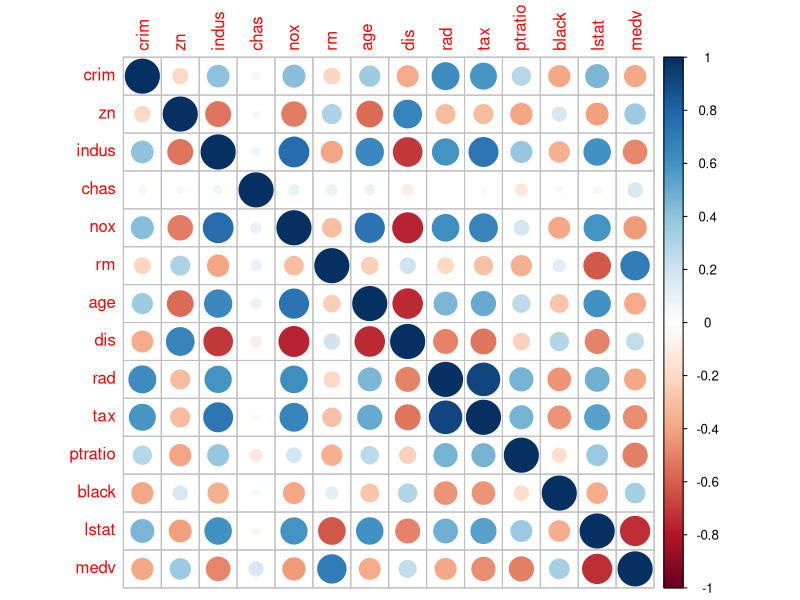
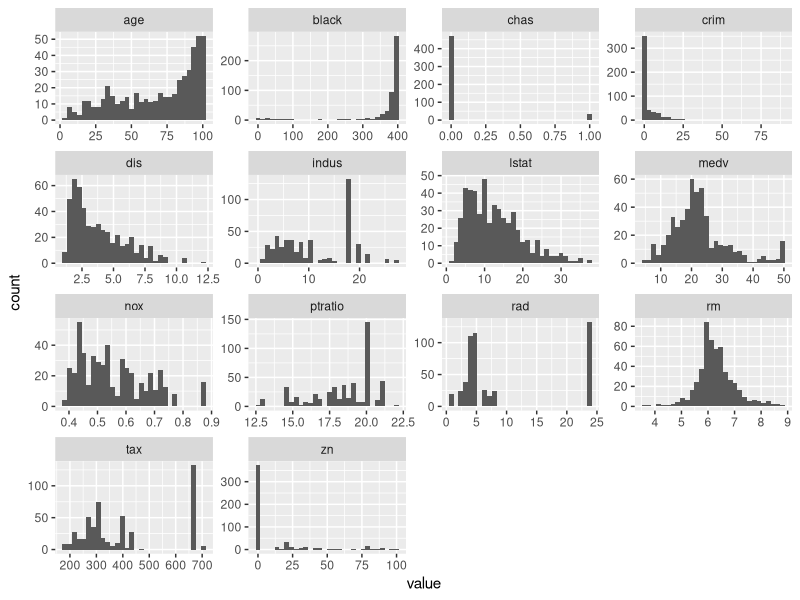
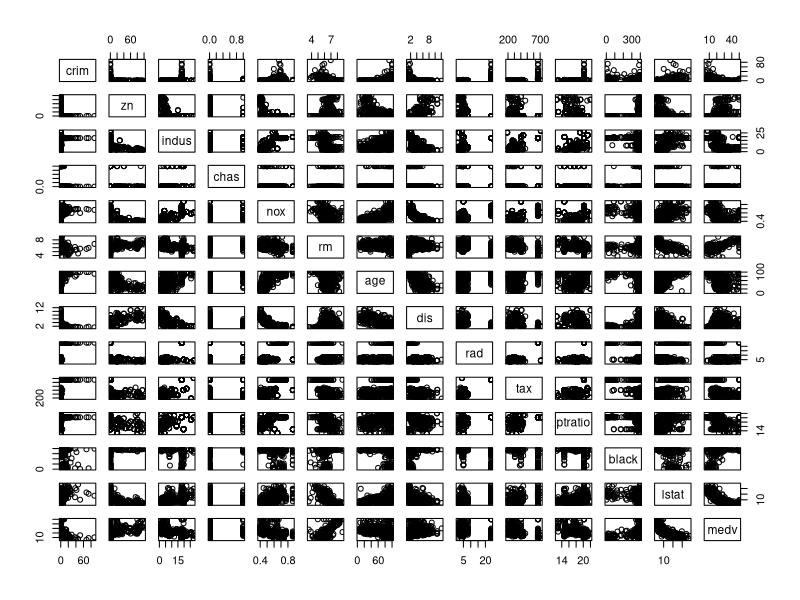
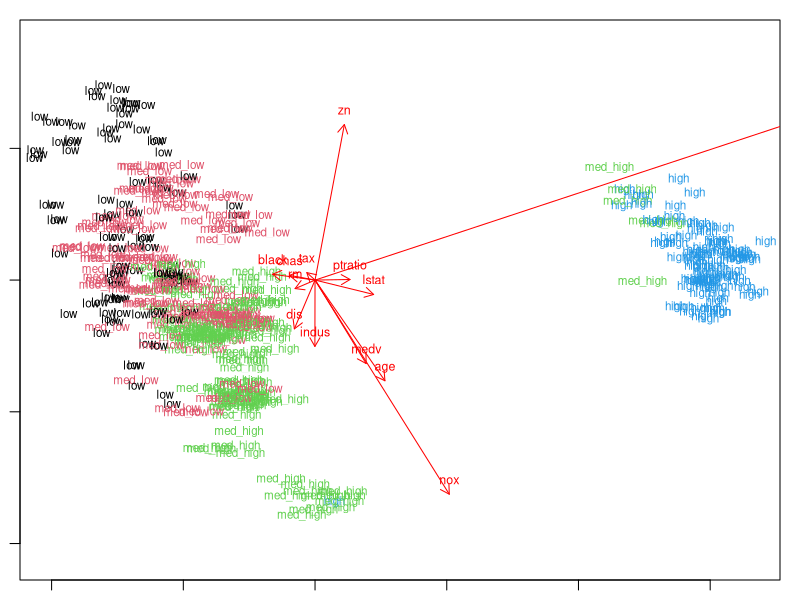
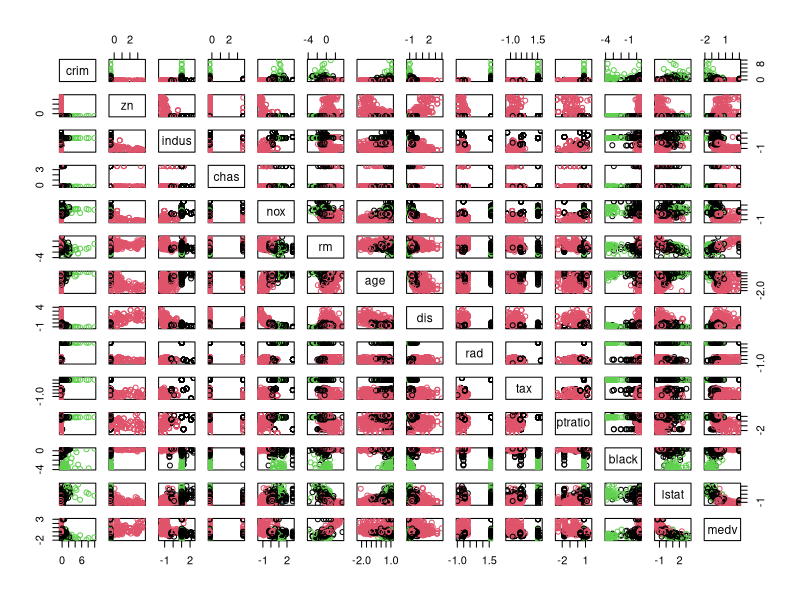
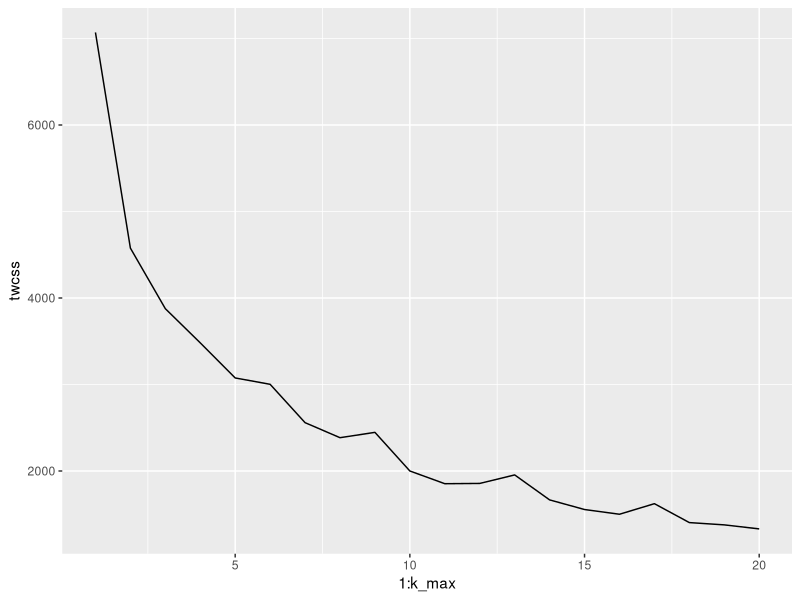
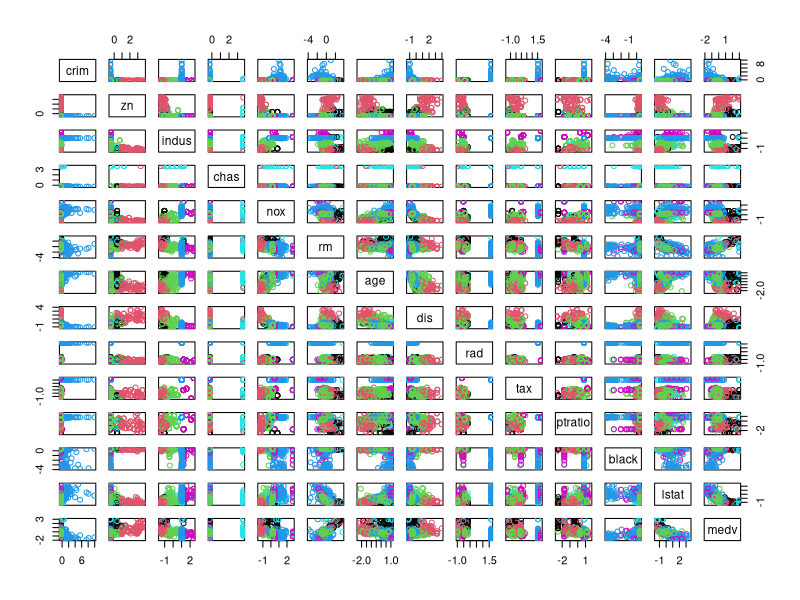

Reproduce these figures in R, in order.
## ---- chunk 1
library(MASS)
head(Boston,2)
str(Boston)
## ---- chunk 2
summary(Boston)
Boston_cor <-cor(Boston)
library(corrplot)
corrplot(Boston_cor, method="circle")

library(purrr)
library(tidyr)
library(ggplot2)

Boston %>%
  keep(is.numeric) %>% 
  gather() %>% 
  ggplot(aes(value)) +
    facet_wrap(~ key, scales = "free") +
    geom_histogram()
par(mar=c(1,1,1,1))
pairs(Boston)


## ---- chunk 3
#Standardize boston dataset
boston_scaled <- scale(Boston)
summary(boston_scaled)

#Correct class back to dataframe
class(boston_scaled)#matrix
class(Boston)#data frame

boston_scaled_df <- as.data.frame(boston_scaled)

#Categorical variable of crime
bins <- quantile(boston_scaled_df$crim)
crime <- cut(boston_scaled_df$crim, breaks = bins, include.lowest = TRUE, labels = c("low", "med_low", "med_high", "high"))
table(crime)#We now have groups with quite same number of observations in each

#Remove original crim from the dataset
boston_scaled_df <- dplyr::select(boston_scaled_df, -crim)

# add the new categorical value to scaled data
boston_scaled_df <- data.frame(boston_scaled_df, crime)
colnames(boston_scaled_df)
head(boston_scaled_df,3)

#Divide dataset into train and test
n <- nrow(boston_scaled_df)

ind <- sample(n,  size = n * 0.8)

train_boston <- boston_scaled_df[ind,]
test_boston <- boston_scaled_df[-ind,]

# save the correct classes from test data
correct_classes <- test_boston$crime

# remove the crime variable from test data
test_boston <- dplyr::select(test_boston, -crime)


## ---- chunk 4

lda.boston <- lda(crime ~., data = train_boston)

# the function for lda biplot arrows
lda.arrows <- function(x, myscale = 1, arrow_heads = 0.1, color = "red", tex = 0.75, choices = c(1,2)){
  heads <- coef(x)
  arrows(x0 = 0, y0 = 0, 
         x1 = myscale * heads[,choices[1]], 
         y1 = myscale * heads[,choices[2]], col=color, length = arrow_heads)
  text(myscale * heads[,choices], labels = row.names(heads), 
       cex = tex, col=color, pos=3)
}

# target classes as numeric
classes <- as.numeric(train_boston$crime)

# plot the lda results
plot(lda.boston, dimen = 2, col= classes, pch = classes)
lda.arrows(lda.boston, myscale = 4)


## ---- chunk 5
predictions <- predict(lda.boston, newdata = test_boston)

table(correct = correct_classes, predicted = predictions$class)

library(caret)

confusionMatrix(predictions$class, correct_classes)


## ---- chunk 6
#Calculated distances between suburbs

# euclidean distance matrix
dist_eu <- dist(boston_scaled)
summary(dist_eu)

#Run k-means algorithm on the dataset
km <-kmeans(boston_scaled, centers = 3)

pairs(boston_scaled, col = km$cluster)

#Investigate what is the optimal number of clusters 
set.seed(11)
k_max <- 20

twcss <- sapply(1:k_max, function(k){kmeans(boston_scaled, k)$tot.withinss})
qplot(x = 1:k_max, y = twcss, geom = 'line')

#Run k means again with different number of clusters

km <-kmeans(boston_scaled, centers = 6)

pairs(boston_scaled, col = km$cluster)




